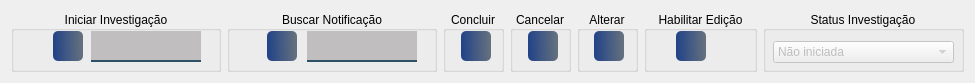
      <widget class="QWidget" name="layoutWidget">
       <property name="geometry">
        <rect>
         <x>38</x>
         <y>179</y>
         <width>951</width>
         <height>63</height>
        </rect>
       </property>
       <layout class="QHBoxLayout" name="horizontalLayout_5">
        <item>
         <widget class="QGroupBox" name="groupBox_35">
          <property name="minimumSize">
           <size>
            <width>210</width>
            <height>61</height>
           </size>
          </property>
          <property name="title">
           <string>Iniciar Investigação</string>
          </property>
          <property name="alignment">
           <set>Qt::AlignCenter</set>
          </property>
          <widget class="QLineEdit" name="txt_paciente_3">
           <property name="enabled">
            <bool>true</bool>
           </property>
           <property name="geometry">
            <rect>
             <x>80</x>
             <y>20</y>
             <width>110</width>
             <height>31</height>
            </rect>
           </property>
           <property name="minimumSize">
            <size>
             <width>110</width>
             <height>31</height>
            </size>
           </property>
           <property name="maximumSize">
            <size>
             <width>100</width>
             <height>31</height>
            </size>
           </property>
           <property name="font">
            <font>
             <family>Reem Kufi</family>
            </font>
           </property>
           <property name="styleSheet">
            <string notr="true">background-color: rgba(10,0,0,50);
border:2px solid rgba(0,0,0,0);
border-bottom-color:rgba(46,82,101,255);
color:rgb(0,0,0);
padding-bottom:7px</string>
           </property>
           <property name="alignment">
            <set>Qt::AlignCenter</set>
           </property>
          </widget>
          <widget class="QPushButton" name="btn_iniciar_investigacao">
           <property name="geometry">
            <rect>
             <x>42</x>
             <y>20</y>
             <width>30</width>
             <height>30</height>
            </rect>
           </property>
           <property name="minimumSize">
            <size>
             <width>30</width>
             <height>30</height>
            </size>
           </property>
           <property name="maximumSize">
            <size>
             <width>30</width>
             <height>30</height>
            </size>
           </property>
           <property name="font">
            <font>
             <family>Reem Kufi</family>
             <pointsize>8</pointsize>
             <bold>true</bold>
            </font>
           </property>
           <property name="styleSheet">
            <string notr="true">QPushButton#btn_iniciar_investigacao{
	background-color: qlineargradient(spread:pad, x1:0, y1:0.505682, x2:1, y2:0.477, stop:0 rgba(0, 39,119, 219), stop:1 rgba(85, 98, 112, 226));
	color:rgba(255, 255, 255, 210);
	border-radius: 5px;
}
QPushButton#btn_iniciar_investigacao:hover{
	background-color: qlineargradient(spread:pad, x1:0, y1:0.505682,x2:1,y2:0.477, stop:0 rgba(150, 123, 111, 219), stop:1 rgba(85, 81, 84, 226));
}
QPushButton#btn_iniciar_investigacao:pressed{
	padding-left:5px;
	padding -top:5px;
	background-color:rgba(150, 123, 111, 255);
}</string>
           </property>
           <property name="text">
            <string/>
           </property>
           <property name="icon">
            <iconset resource="../FNEA/image/Icones/Outros.qrc">
             <normaloff>:/Imagem/investigacao.png</normaloff>:/Imagem/investigacao.png</iconset>
           </property>
           <property name="iconSize">
            <size>
             <width>24</width>
             <height>24</height>
            </size>
           </property>
          </widget>
         </widget>
        </item>
        <item>
         <widget class="QGroupBox" name="groupBox_12">
          <property name="minimumSize">
           <size>
            <width>210</width>
            <height>61</height>
           </size>
          </property>
          <property name="maximumSize">
           <size>
            <width>210</width>
            <height>61</height>
           </size>
          </property>
          <property name="title">
           <string>Buscar Notificação</string>
          </property>
          <property name="alignment">
           <set>Qt::AlignCenter</set>
          </property>
          <widget class="QPushButton" name="btn_buscarInv">
           <property name="geometry">
            <rect>
             <x>40</x>
             <y>20</y>
             <width>30</width>
             <height>30</height>
            </rect>
           </property>
           <property name="minimumSize">
            <size>
             <width>30</width>
             <height>30</height>
            </size>
           </property>
           <property name="font">
            <font>
             <family>Reem Kufi</family>
             <pointsize>8</pointsize>
             <bold>true</bold>
            </font>
           </property>
           <property name="styleSheet">
            <string notr="true">QPushButton#btn_buscarInv{
	background-color: qlineargradient(spread:pad, x1:0, y1:0.505682, x2:1, y2:0.477, stop:0 rgba(0, 39,119, 219), stop:1 rgba(85, 98, 112, 226));
	color:rgba(255, 255, 255, 210);
	border-radius: 5px;
}
QPushButton#btn_buscarInv:hover{
	background-color: qlineargradient(spread:pad, x1:0, y1:0.505682,x2:1,y2:0.477, stop:0 rgba(150, 123, 111, 219), stop:1 rgba(85, 81, 84, 226));
}
QPushButton#btn_buscarInv:pressed{
	padding-left:5px;
	padding -top:5px;
	background-color:rgba(150, 123, 111, 255);
}</string>
           </property>
           <property name="text">
            <string/>
           </property>
           <property name="icon">
            <iconset resource="../FNEA/image/Icones/Outros.qrc">
             <normaloff>:/Imagem/historia.png</normaloff>:/Imagem/historia.png</iconset>
           </property>
           <property name="iconSize">
            <size>
             <width>24</width>
             <height>24</height>
            </size>
           </property>
          </widget>
          <widget class="QLineEdit" name="txt_paciente_4">
           <property name="enabled">
            <bool>true</bool>
           </property>
           <property name="geometry">
            <rect>
             <x>80</x>
             <y>20</y>
             <width>110</width>
             <height>31</height>
            </rect>
           </property>
           <property name="minimumSize">
            <size>
             <width>100</width>
             <height>21</height>
            </size>
           </property>
           <property name="font">
            <font>
             <family>Reem Kufi</family>
            </font>
           </property>
           <property name="styleSheet">
            <string notr="true">background-color: rgba(10,0,0,50);
border:2px solid rgba(0,0,0,0);
border-bottom-color:rgba(46,82,101,255);
color:rgb(0,0,0);
padding-bottom:7px</string>
           </property>
           <property name="alignment">
            <set>Qt::AlignCenter</set>
           </property>
          </widget>
         </widget>
        </item>
        <item>
         <widget class="QGroupBox" name="groupBox_13">
          <property name="minimumSize">
           <size>
            <width>61</width>
            <height>61</height>
           </size>
          </property>
          <property name="maximumSize">
           <size>
            <width>16777215</width>
            <height>61</height>
           </size>
          </property>
          <property name="title">
           <string>Concluir</string>
          </property>
          <property name="alignment">
           <set>Qt::AlignCenter</set>
          </property>
          <widget class="QPushButton" name="btn_conclusao_2">
           <property name="enabled">
            <bool>false</bool>
           </property>
           <property name="geometry">
            <rect>
             <x>18</x>
             <y>20</y>
             <width>30</width>
             <height>30</height>
            </rect>
           </property>
           <property name="minimumSize">
            <size>
             <width>30</width>
             <height>30</height>
            </size>
           </property>
           <property name="maximumSize">
            <size>
             <width>30</width>
             <height>30</height>
            </size>
           </property>
           <property name="font">
            <font>
             <family>Reem Kufi</family>
             <pointsize>8</pointsize>
             <bold>true</bold>
            </font>
           </property>
           <property name="styleSheet">
            <string notr="true">QPushButton#btn_conclusao_2{
	background-color: qlineargradient(spread:pad, x1:0, y1:0.505682, x2:1, y2:0.477, stop:0 rgba(0, 39,119, 219), stop:1 rgba(85, 98, 112, 226));
	color:rgba(255, 255, 255, 210);
	border-radius: 5px;
}
QPushButton#btn_conclusao_2:hover{
	background-color: qlineargradient(spread:pad, x1:0, y1:0.505682,x2:1,y2:0.477, stop:0 rgba(150, 123, 111, 219), stop:1 rgba(85, 81, 84, 226));
}
QPushButton#btn_conclusao_2:pressed{
	padding-left:5px;
	padding -top:5px;
	background-color:rgba(150, 123, 111, 255);
}</string>
           </property>
           <property name="text">
            <string/>
           </property>
           <property name="icon">
            <iconset resource="../FNEA/image/Icones/Outros.qrc">
             <normaloff>:/Imagem/salve-.png</normaloff>:/Imagem/salve-.png</iconset>
           </property>
           <property name="iconSize">
            <size>
             <width>24</width>
             <height>24</height>
            </size>
           </property>
          </widget>
         </widget>
        </item>
        <item>
         <widget class="QGroupBox" name="groupBox_14">
          <property name="minimumSize">
           <size>
            <width>61</width>
            <height>61</height>
           </size>
          </property>
          <property name="maximumSize">
           <size>
            <width>16777215</width>
            <height>61</height>
           </size>
          </property>
          <property name="title">
           <string>Cancelar</string>
          </property>
          <property name="alignment">
           <set>Qt::AlignCenter</set>
          </property>
          <widget class="QPushButton" name="btn_cancela_investiga_2">
           <property name="geometry">
            <rect>
             <x>18</x>
             <y>20</y>
             <width>30</width>
             <height>30</height>
            </rect>
           </property>
           <property name="minimumSize">
            <size>
             <width>30</width>
             <height>30</height>
            </size>
           </property>
           <property name="maximumSize">
            <size>
             <width>30</width>
             <height>30</height>
            </size>
           </property>
           <property name="font">
            <font>
             <family>Reem Kufi</family>
             <pointsize>8</pointsize>
             <bold>true</bold>
            </font>
           </property>
           <property name="styleSheet">
            <string notr="true">QPushButton#btn_cancela_investiga_2{
	background-color: qlineargradient(spread:pad, x1:0, y1:0.505682, x2:1, y2:0.477, stop:0 rgba(0, 39,119, 219), stop:1 rgba(85, 98, 112, 226));
	color:rgba(255, 255, 255, 210);
	border-radius: 5px;
}
QPushButton#btn_cancela_investiga_2:hover{
	background-color: qlineargradient(spread:pad, x1:0, y1:0.505682,x2:1,y2:0.477, stop:0 rgba(150, 123, 111, 219), stop:1 rgba(85, 81, 84, 226));
}
QPushButton#btn_cancela_investiga_2:pressed{
	padding-left:5px;
	padding -top:5px;
	background-color:rgba(150, 123, 111, 255);
}</string>
           </property>
           <property name="text">
            <string/>
           </property>
           <property name="icon">
            <iconset resource="../FNEA/image/Icones/Outros.qrc">
             <normaloff>:/Imagem/cancelar (1).png</normaloff>:/Imagem/cancelar (1).png</iconset>
           </property>
           <property name="iconSize">
            <size>
             <width>24</width>
             <height>24</height>
            </size>
           </property>
          </widget>
         </widget>
        </item>
        <item>
         <widget class="QGroupBox" name="groupBox_79">
          <property name="minimumSize">
           <size>
            <width>61</width>
            <height>61</height>
           </size>
          </property>
          <property name="maximumSize">
           <size>
            <width>16777215</width>
            <height>61</height>
           </size>
          </property>
          <property name="title">
           <string>Alterar</string>
          </property>
          <property name="alignment">
           <set>Qt::AlignCenter</set>
          </property>
          <widget class="QPushButton" name="btn_alterarInv_2">
           <property name="enabled">
            <bool>false</bool>
           </property>
           <property name="geometry">
            <rect>
             <x>17</x>
             <y>20</y>
             <width>30</width>
             <height>30</height>
            </rect>
           </property>
           <property name="minimumSize">
            <size>
             <width>30</width>
             <height>30</height>
            </size>
           </property>
           <property name="maximumSize">
            <size>
             <width>30</width>
             <height>30</height>
            </size>
           </property>
           <property name="font">
            <font>
             <family>Reem Kufi</family>
             <pointsize>8</pointsize>
             <bold>true</bold>
            </font>
           </property>
           <property name="styleSheet">
            <string notr="true">QPushButton#btn_alterarInv_2{
	background-color: qlineargradient(spread:pad, x1:0, y1:0.505682, x2:1, y2:0.477, stop:0 rgba(0, 39,119, 219), stop:1 rgba(85, 98, 112, 226));
	color:rgba(255, 255, 255, 210);
	border-radius: 5px;
}
QPushButton#btn_alterarInv_2:hover{
	background-color: qlineargradient(spread:pad, x1:0, y1:0.505682,x2:1,y2:0.477, stop:0 rgba(150, 123, 111, 219), stop:1 rgba(85, 81, 84, 226));
}
QPushButton#btn_alterarInv_2:pressed{
	padding-left:5px;
	padding -top:5px;
	background-color:rgba(150, 123, 111, 255);
}</string>
           </property>
           <property name="text">
            <string/>
           </property>
           <property name="icon">
            <iconset resource="../FNEA/image/Icones/Outros.qrc">
             <normaloff>:/Imagem/registro (1).png</normaloff>:/Imagem/registro (1).png</iconset>
           </property>
           <property name="iconSize">
            <size>
             <width>24</width>
             <height>24</height>
            </size>
           </property>
          </widget>
         </widget>
        </item>
        <item>
         <widget class="QGroupBox" name="groupBox_15">
          <property name="minimumSize">
           <size>
            <width>0</width>
            <height>61</height>
           </size>
          </property>
          <property name="maximumSize">
           <size>
            <width>16777215</width>
            <height>61</height>
           </size>
          </property>
          <property name="title">
           <string>Habilitar Edição</string>
          </property>
          <property name="alignment">
           <set>Qt::AlignCenter</set>
          </property>
          <widget class="QPushButton" name="btn_editarInv">
           <property name="geometry">
            <rect>
             <x>32</x>
             <y>20</y>
             <width>30</width>
             <height>30</height>
            </rect>
           </property>
           <property name="minimumSize">
            <size>
             <width>30</width>
             <height>30</height>
            </size>
           </property>
           <property name="maximumSize">
            <size>
             <width>30</width>
             <height>30</height>
            </size>
           </property>
           <property name="font">
            <font>
             <family>Reem Kufi</family>
             <pointsize>8</pointsize>
             <bold>true</bold>
            </font>
           </property>
           <property name="styleSheet">
            <string notr="true">QPushButton#btn_editarInv{
	background-color: qlineargradient(spread:pad, x1:0, y1:0.505682, x2:1, y2:0.477, stop:0 rgba(0, 39,119, 219), stop:1 rgba(85, 98, 112, 226));
	color:rgba(255, 255, 255, 210);
	border-radius: 5px;
}
QPushButton#btn_btn_editarInv:hover{
	background-color: qlineargradient(spread:pad, x1:0, y1:0.505682,x2:1,y2:0.477, stop:0 rgba(150, 123, 111, 219), stop:1 rgba(85, 81, 84, 226));
}
QPushButton#btn_editarInv:pressed{
	padding-left:5px;
	padding -top:5px;
	background-color:rgba(150, 123, 111, 255);
}</string>
           </property>
           <property name="text">
            <string/>
           </property>
           <property name="icon">
            <iconset resource="../FNEA/image/Icones/Outros.qrc">
             <normaloff>:/Imagem/editar-codigo.png</normaloff>:/Imagem/editar-codigo.png</iconset>
           </property>
           <property name="iconSize">
            <size>
             <width>24</width>
             <height>24</height>
            </size>
           </property>
          </widget>
         </widget>
        </item>
        <item>
         <widget class="QGroupBox" name="groupBox_23">
          <property name="minimumSize">
           <size>
            <width>201</width>
            <height>61</height>
           </size>
          </property>
          <property name="title">
           <string>Status Investigação</string>
          </property>
          <property name="alignment">
           <set>Qt::AlignCenter</set>
          </property>
          <widget class="QComboBox" name="comboBox">
           <property name="enabled">
            <bool>false</bool>
           </property>
           <property name="geometry">
            <rect>
             <x>10</x>
             <y>30</y>
             <width>181</width>
             <height>22</height>
            </rect>
           </property>
           <property name="font">
            <font>
             <family>Segoe UI</family>
            </font>
           </property>
           <property name="minimumContentsLength">
            <number>0</number>
           </property>
           <property name="iconSize">
            <size>
             <width>14</width>
             <height>16</height>
            </size>
           </property>
           <item>
            <property name="text">
             <string>Não iniciada</string>
            </property>
           </item>
           <item>
            <property name="text">
             <string>Em andamento</string>
            </property>
           </item>
           <item>
            <property name="text">
             <string>Com Pendências</string>
            </property>
           </item>
           <item>
            <property name="text">
             <string>Concluído</string>
            </property>
           </item>
          </widget>
         </widget>
        </item>
       </layout>
      </widget>
